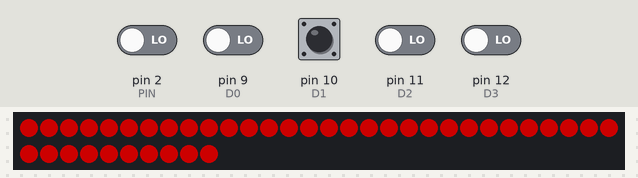
Bench run of a sketch on a simulated Arduino Uno, built with avr-gcc and run on an emulated ATmega328P. Parts: 40 RGB LEDs in strip order, left to right, continuing on the next row. Inputs (shaded band) come from the test bench; at power-on: pin 2 (PIN), pin 9 (D0), pin 10 (D1), pin 11 (D2), pin 12 (D3) LOW. Dim RGB values are drawn brighter than linear; the strip is taken to match the declared colour order.

Above: at 1.7 s.
1.8 s: pin 9 (D0) driven HIGH
At 5.4 s:
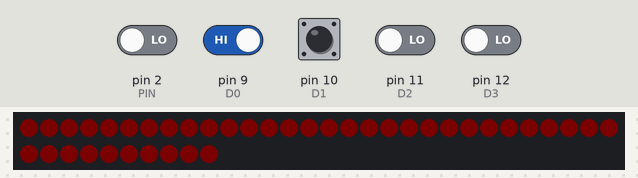
6.0 s: pin 9 (D0) driven LOW
At 6.5 s:
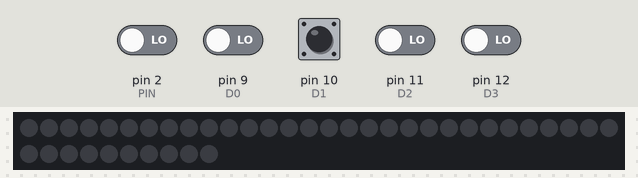
10.2 s: pin 10 (D1) pulsed HIGH 2 times (0.12 s each, 0.3 s apart)
At 10.47 s:
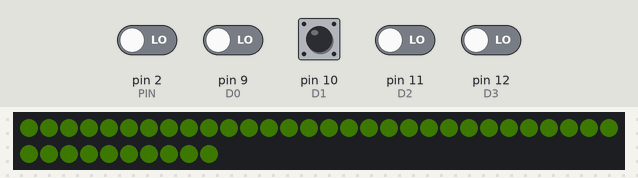
14.4 s: pin 10 (D1) driven HIGH
Timing chart, 0 to 17.4 s (numbered marks = the images above; inputs shaded):
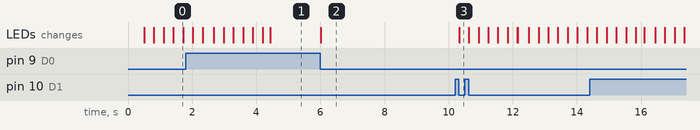

The sketch:

ws2812.ino.ino
```cpp
#include <Wire.h>
#include <Adafruit_NeoPixel.h>

//strip
#define PIN   2
#define MAX_LED 40

#define ADD true
#define SUB false

int val = 0;
boolean stat = ADD;
Adafruit_NeoPixel strip = Adafruit_NeoPixel( MAX_LED, PIN, NEO_RGB + NEO_KHZ800 );
int MinBrightness = 2;        //value 0-255
int MaxBrightness = 220;      //value 0-255
int fadeInWait = 5;           //lighting up speed, steps.
int fadeOutWait = 5;          //dimming speed, steps.

int VCC = 13;//as power vcc
int D3 = 12; //A
int D2 = 11; //B
int D1 = 10; //C
int D0 = 9;  //D

unsigned char temp1;//mode
volatile int mode = HIGH;

// the setup routine runs once when you press reset:
void setup() {
  Serial.begin(9600);
  //strip.init
  strip.begin();
  strip.show();

  //433mhz_controller_init
  pinMode(VCC, OUTPUT);
  pinMode(D3, INPUT);
  pinMode(D2, INPUT);
  pinMode(D1, INPUT);
  pinMode(D0, INPUT);

  digitalWrite(VCC, HIGH);//AS VCC
  delay(500);//Waiting for rf receiver module startup

  //button interrupt
  attachInterrupt(digitalRead(D3), button_scan, CHANGE);
  attachInterrupt(digitalRead(D2), button_scan, CHANGE);
  attachInterrupt(digitalRead(D1), button_scan, CHANGE);
  attachInterrupt(digitalRead(D0), button_scan, CHANGE);
}

//breathe
void rgbBreathe(uint32_t c, uint8_t y) {
  if (mode == 1 || 3) {
    for (uint8_t b = MinBrightness; b < MaxBrightness; b++) {
      strip.setBrightness(b * 255 / 255);
      for (uint16_t i = 0; i < strip.numPixels(); i++) {
        strip.setPixelColor(i, c);
      }
      strip.show();
      delay(fadeInWait);
    }
    //strip.setBrightness(MaxBrightness * 255 / 255);
    for (uint16_t i = 0; i < strip.numPixels(); i++) {
      strip.setPixelColor(i, c);
      strip.show();
      delay(y);
    }
    for (uint8_t b = MaxBrightness; b > MinBrightness; b--) {
      strip.setBrightness(b * 255 / 255);
      for (uint16_t i = 0; i < strip.numPixels(); i++) {
        strip.setPixelColor(i, c);
      }
      strip.show();
      delay(fadeOutWait);
    }
  }
}

//led_init
void changeColor(uint32_t c) {
  for (uint16_t i = 0; i < MAX_LED; i++) {
    strip.setPixelColor(i, c);
  }
  strip.show();
  delay(20);
}

//chasing
void rgbChasing(uint32_t c) {
  for (uint16_t i = 0 ; i < MAX_LED; i++) {
    if (mode == 2) {
      i++;
      strip.setPixelColor(i, c);
      strip.setBrightness(255);
      strip.show();
      delay(70);
      if (i == MAX_LED) {
        i = 0;
        changeColor(strip.Color(0, 0, 0));
      }
    }
  }
}

//button detection
void button_scan()
{
  //A
  temp1 = digitalRead(D3);
  if (temp1 == HIGH)
  {
    delay(10);
    temp1 = digitalRead(D3);
    if (temp1 == HIGH)
    {
      mode = 1;
    }
    //finger release_detection
    while (temp1 == HIGH) {
      temp1 = digitalRead(D3);
    }
  }
  //B
  temp1 = digitalRead(D2);
  if (temp1 == HIGH)
  {
    delay(10);
    temp1 = digitalRead(D2);
    if (temp1 == HIGH)
    {
      mode = 2;
    }
    //finger release_detection
    while (temp1 == HIGH) {
      temp1 = digitalRead(D2);
    }
  }
  //C
  temp1 = digitalRead(D1);
  if (temp1 == HIGH)
  {
    delay(10);
    temp1 = digitalRead(D1);
    if (temp1 == HIGH)
    {
      mode = 3;
    }
    //finger release_detection
    while (temp1 == HIGH) {
      temp1 = digitalRead(D1);
    }
  }
  //D
  temp1 = digitalRead(D0);
  if (temp1 == HIGH)
  {
    delay(10);
    temp1 = digitalRead(D0);
    if (temp1 == HIGH)
    {
      mode = 4;
    }
    //finger release_detection
    while (temp1 == HIGH) {
      temp1 = digitalRead(D0);
    }
  }
}
// the loop routine runs over and over again forever:
void loop() {
  button_scan();
  switch (mode) {
    case 1:
      rgbBreathe(strip.Color(255, 0, 0), 5);  //green breathe
      break;
    case 2:
      changeColor(strip.Color(0, 0, 0));
      rgbChasing(strip.Color(255, 0, 0));     //green chasing
      break;
    case 3:
      rgbBreathe(strip.Color(100, 255, 0), 5);//orange breathe
      break;
    case 4:
      changeColor(strip.Color(0, 0, 0));      //led off
      break;
  }
}
```

Measured:
- after the input at 6.0 s, the LEDs: change at once (image 2)
- after the input at 10.2 s, the LEDs: change after 0.12 s (image 3)
